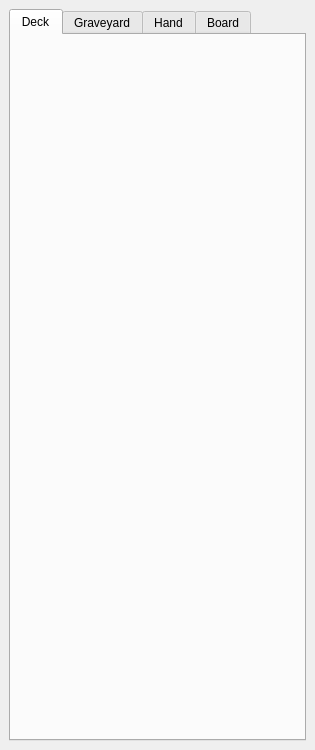
<?xml version="1.0" encoding="UTF-8"?>
<ui version="4.0">
 <class>PlayWindow</class>
 <widget class="QMainWindow" name="PlayWindow">
  <property name="geometry">
   <rect>
    <x>0</x>
    <y>0</y>
    <width>315</width>
    <height>750</height>
   </rect>
  </property>
  <property name="minimumSize">
   <size>
    <width>315</width>
    <height>750</height>
   </size>
  </property>
  <property name="maximumSize">
   <size>
    <width>315</width>
    <height>16777215</height>
   </size>
  </property>
  <property name="windowTitle">
   <string>Master Tracker - Play</string>
  </property>
  <widget class="QWidget" name="centralwidget">
   <layout class="QVBoxLayout" name="verticalLayout">
    <item>
     <widget class="QTabWidget" name="tab_widget">
      <property name="currentIndex">
       <number>0</number>
      </property>
      <widget class="mtk::CardListWidget" name="tab_deck">
       <attribute name="title">
        <string>Deck</string>
       </attribute>
      </widget>
      <widget class="mtk::CardListWidget" name="tab_graveyard">
       <attribute name="title">
        <string>Graveyard</string>
       </attribute>
      </widget>
      <widget class="mtk::CardListWidget" name="tab_hand">
       <attribute name="title">
        <string>Hand</string>
       </attribute>
      </widget>
      <widget class="mtk::CardListWidget" name="tab_board">
       <attribute name="title">
        <string>Board</string>
       </attribute>
      </widget>
     </widget>
    </item>
   </layout>
  </widget>
 </widget>
 <customwidgets>
  <customwidget>
   <class>mtk::CardListWidget</class>
   <extends>QWidget</extends>
   <header>widgets/cardlistwidget.hpp</header>
   <container>1</container>
  </customwidget>
 </customwidgets>
 <resources/>
 <connections/>
</ui>
